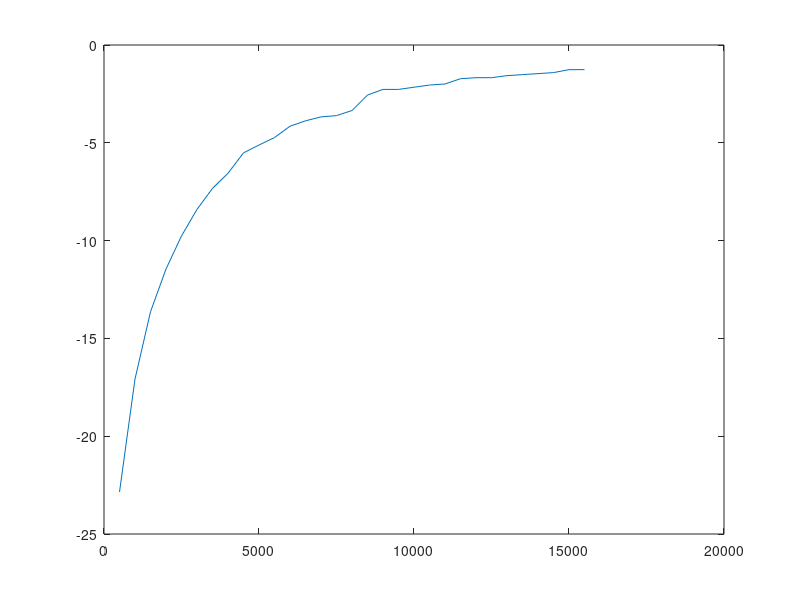

MATLAB code for this plot: (Note: this script raises an error after producing the figure.)
F = [500:500:15500];
V = ones(1,31)*4;
Vout = [.288,.560,.832,1.07,1.3,1.52,1.72,1.88,2.12,2.22,2.32,2.48,2.56,...
    2.62,2.64,2.72,2.98,3.08,3.08,3.12,3.16,3.18,3.28,3.3,3.3,3.34,3.36,...
    3.38,3.4,3.46,3.46];
A = Vout ./ V;
AdB = 20*log10(A);
dt = [420,210,132,88,72,56,48,38,32,26,24,20,19,17,15,13,13,12.8,10.4,...
    10,9.2,8,7.6,7.2,6.4,6,5.6,5.2,4.8,4.8,4]*1E-6;
ph = dt.*F.*360;

plot(F,AdB)
yyaxis right
plot(F,ph);
grid on
